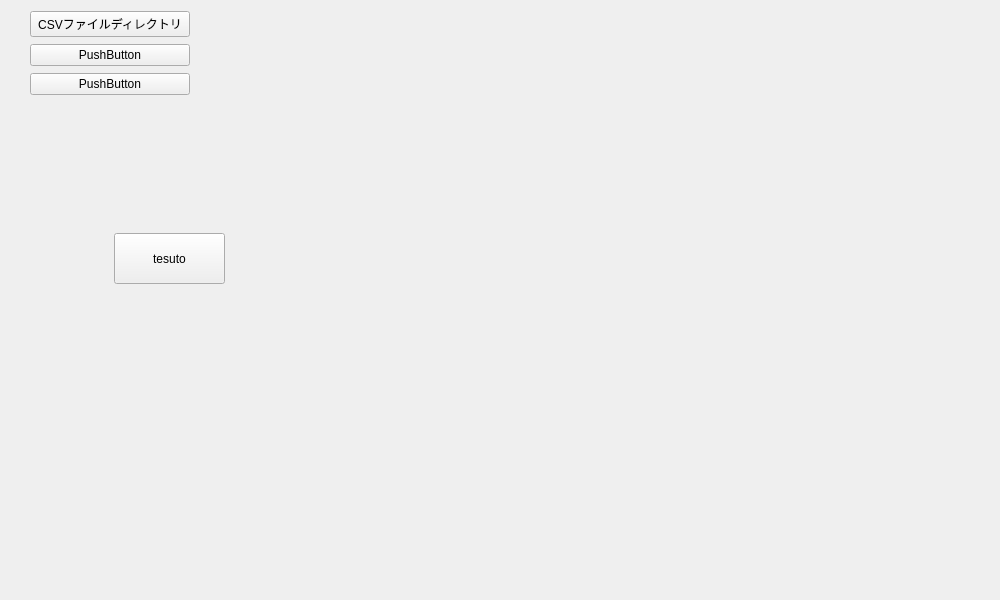
<?xml version="1.0" encoding="UTF-8"?>
<ui version="4.0">
 <class>binaryDBwindow</class>
 <widget class="QWidget" name="binaryDBwindow">
  <property name="geometry">
   <rect>
    <x>0</x>
    <y>0</y>
    <width>1000</width>
    <height>600</height>
   </rect>
  </property>
  <property name="windowTitle">
   <string>Form</string>
  </property>
  <widget class="QPushButton" name="Test">
   <property name="geometry">
    <rect>
     <x>114</x>
     <y>233</y>
     <width>111</width>
     <height>51</height>
    </rect>
   </property>
   <property name="text">
    <string>tesuto</string>
   </property>
  </widget>
  <widget class="QWidget" name="verticalLayoutWidget">
   <property name="geometry">
    <rect>
     <x>30</x>
     <y>10</y>
     <width>160</width>
     <height>86</height>
    </rect>
   </property>
   <layout class="QVBoxLayout" name="verticalLayout">
    <item>
     <widget class="QPushButton" name="pushButton">
      <property name="text">
       <string>CSVファイルディレクトリ</string>
      </property>
     </widget>
    </item>
    <item>
     <widget class="QPushButton" name="pushButton_3">
      <property name="text">
       <string>PushButton</string>
      </property>
     </widget>
    </item>
    <item>
     <widget class="QPushButton" name="pushButton_2">
      <property name="text">
       <string>PushButton</string>
      </property>
     </widget>
    </item>
   </layout>
  </widget>
 </widget>
 <resources/>
 <connections/>
</ui>
